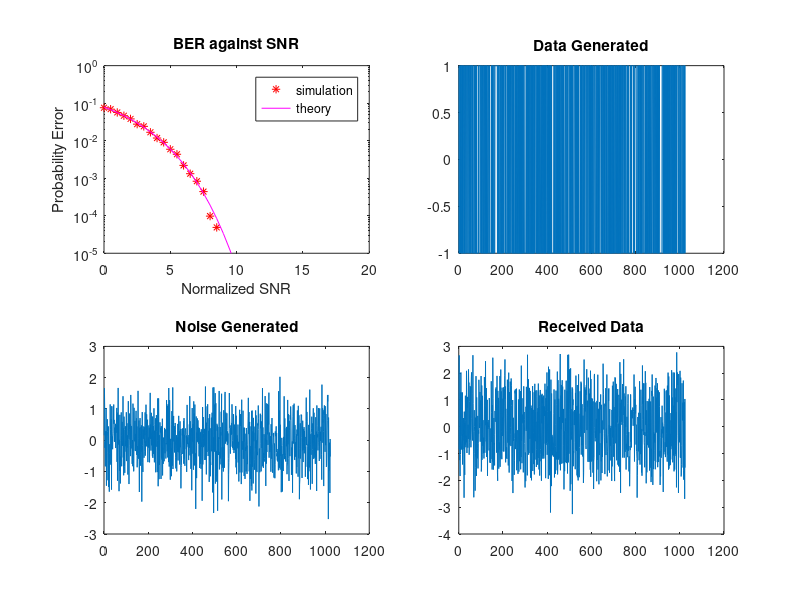

Recreate this plot in MATLAB.
clear all; 
close all; 
clc;

%---------------Define Declaration---------------%
%Num of bits = 1024
nBits = 1024;

%Signal power = 1                   
Signal_Power = 1; 

%SNR_dB = 10log(Signal_Power/Noise_Power)
%Create matrix to store SNR
SNR_dB = 0:0.5:20;

%SNR = S/N = 10^(SNR_dB/10)
SNR = (10.^(SNR_dB/10));

%Holder value for plotting later
plot_signal = rand(1,nBits);
plot_noise = rand(1,nBits);
plot_receive = rand(1,nBits);

%MODIFY THE VARIABLE BELOW TO CHOOSE AT WHICH SNR VALUE TO PLOT 
%SIGNAL,NOISE and RECEIVE
plot_SNR_dB = 0;
%Counter for number of run to calculate BER for each SNR value
Total_Run = 20;
%---------------END OF DEFINE--------------------%


%----------------MAIN ROUTINE--------------------%

%Iterate through different SNR value
for i = 1 : length(SNR)
	Sum_Error = 0;
	for j = 1 : Total_Run
        
        
        %-----------TRANSMITTER------------%
        
		%Generate random binary digits(0 or 1), INPUT SIGNAL
		Data = round(rand(1,nBits));
        
		%Convert binary digit to -1 or +1: 
        %if Data is 0 -> signal = 2*-0.5 = -1
		%else if Data is 1 -> signal = 2*0.5 = +1
		Signal = 2 .* (Data - 0.5);
        
		%Get Noise Power from SNR
		Noise_Power = Signal_Power ./SNR(i);
        
        %Get Noise Variance from Noise Power
        %Change the noise variance with respect to SNR (signal to noise ratio) value
        Avg_Noise_Power = Noise_Power/2;
        
        %The randn() function is for normal distribution, generated with equal number of noise samples 
        %(In Matlab, a.*randn(1000,1) + b is a Gaussian Dist, mean b sd a.) 
        Noise = sqrt(Avg_Noise_Power) .*randn(1,nBits);   
        
		%Receiver side Signal
		Receive = Signal+Noise;                      

        
        %-----RECEIVER------%
        
        %Initialize threshold
		Threshold = 0;
        
        %Initialize Error for this run
		Error = 0;
        
        %Fix the threshold value as 0
        %If received signal >= threshold value, threshold = 1
        %If received signal < threshold value, threshold = 0
		for k= 1 : nBits
			if (Receive(k)>= Threshold) && Data(k)==0||(Receive(k)<Threshold && Data(k)==1)
				Error = Error+1;
			end
        end
        
        
        %---------------ERROR STATISTICS CALCULATION--------------------% 
		%BER = TotalError divide by number of bits
		Error = Error ./nBits;  
        
		%Accumulate the error of each run	
		Sum_Error = Error + Sum_Error;
        
        %---------------Choose the value for plotting------------------%
        if (plot_SNR_dB == SNR_dB(i))
            plot_signal = Signal;
            plot_noise = Noise;
            plot_receive = Receive;
        end
        
    end
    
    %Average Error
	Error_Rate(i) = Sum_Error / Total_Run;
end

%Predict BER using 
Pred_Rate=(1/2)*erfc(sqrt(SNR)); 


%--------------------------------PLOTTING--------------------------------%
figure("position", [10,100,1400,800]) 

%BER against SNR -- main plot
subplot(221)
semilogy (SNR_dB,Error_Rate,'r*');
xlabel('Normalized SNR')
ylabel('Probability Error');
title('BER against SNR');
hold on
semilogy (SNR_dB,Pred_Rate,'m');
legend('simulation','theory');
axis([0 20 10^(-5) 1]);
hold off

%data generation
subplot(222)
plot(plot_signal);
title('Data Generated')

%noise generation
subplot(223)
plot(plot_noise);
title('Noise Generated')

%received data generation
subplot(224)
plot(plot_receive);
title('Received Data')
